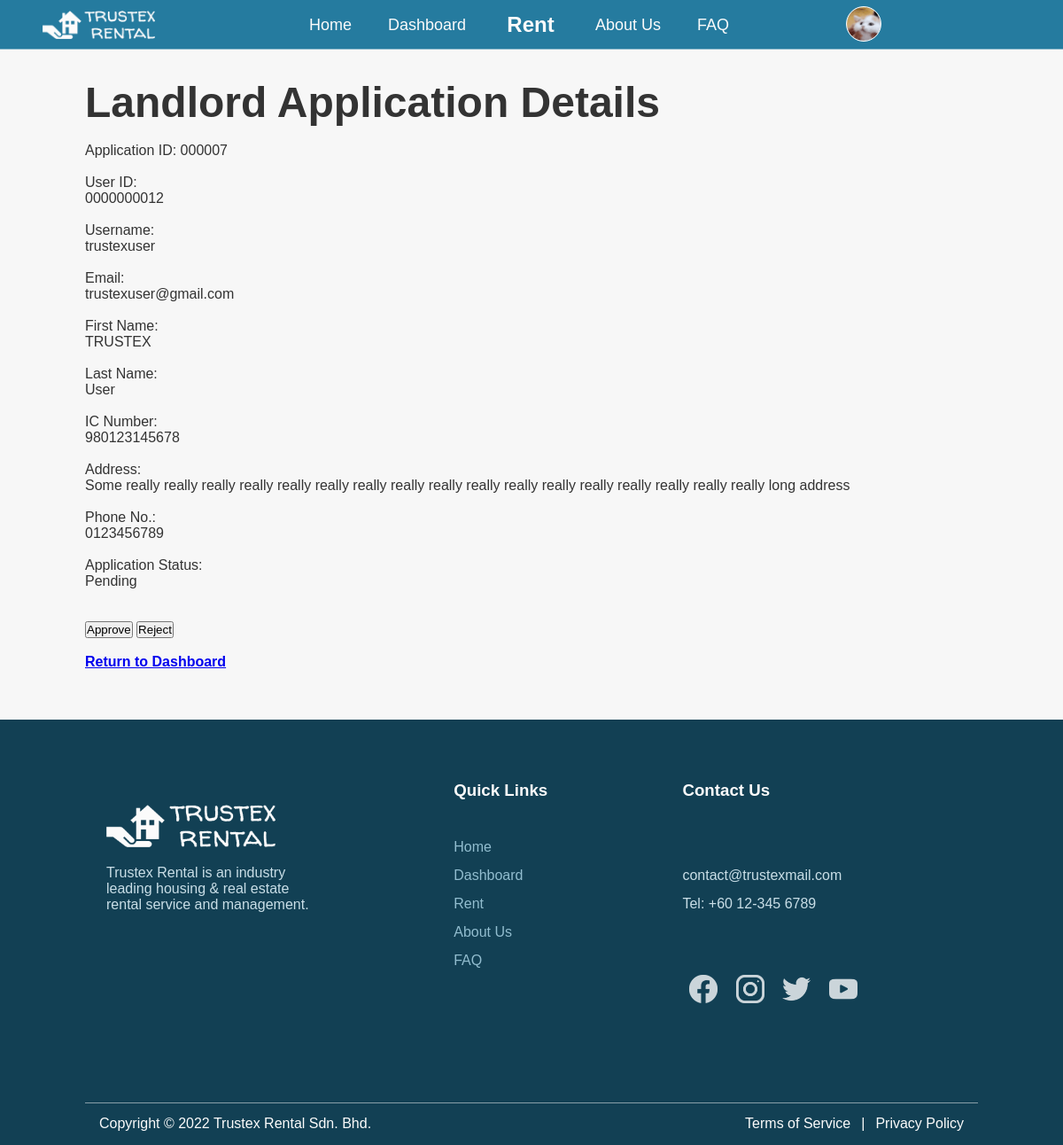
/application-details.php?id=7 (signed in), run on the app's committed database.
### tables this page shows
CREATE TABLE `applications` (
  `applicationID` int(6) NOT NULL,
  `userID` int(10) NOT NULL,
  `userFName` varchar(32) NOT NULL,
  `userLName` varchar(32) NOT NULL,
  `userIC` varchar(12) NOT NULL,
  `userAddress` varchar(512) NOT NULL,
  `userPhoneNo` varchar(12) NOT NULL,
  `applicationStatus` varchar(32) NOT NULL DEFAULT 'Pending',
  `administratorID` int(4) DEFAULT NULL
);

CREATE TABLE `user` (
  `userID` int(10) NOT NULL,
  `userName` varchar(32) NOT NULL,
  `userEmail` varchar(256) NOT NULL,
  `userPassword` varchar(256) NOT NULL,
  `userType` char(1) NOT NULL DEFAULT 'T',
  `userFName` varchar(32) NOT NULL,
  `userLName` varchar(32) NOT NULL,
  `userIC` varchar(12) NOT NULL,
  `userGender` char(1) NOT NULL,
  `userAddress` varchar(512) NOT NULL,
  `userPhoneNo` varchar(12) NOT NULL
);

### application-details.php (the view, shortened to what this page needs)
<?php
  if ($_SESSION['userType'] == 'A') {
    include("dbconnect.php");
    $sql_app = "SELECT * FROM applications WHERE applicationID = '".$_GET['id']."'";
    $result_app = mysqli_query($connect, $sql_app) or die ("Error: ".mysqli_error($connect));
    $applicant = mysqli_fetch_assoc($result_app);
    $sql_user = "SELECT userName, userEmail FROM user WHERE userID = '".$applicant["userID"]."'";
    $result_user = mysqli_query($connect, $sql_user) or die ("Error: ".mysqli_error($connect));
    $applicant_user = mysqli_fetch_assoc($result_user);
    $applicantid = $applicant["applicationID"];
    $userid = $applicant["userID"];
    $username = $applicant_user["userName"];
    $email = $applicant_user["userEmail"];
    $firstname = $applicant["userFName"];
    $lastname = $applicant["userLName"];
    $ic = $applicant["userIC"];
    $address = $applicant["userAddress"];
    $phoneno = $applicant["userPhoneNo"];
    $status = $applicant["applicationStatus"];
?>
<!DOCTYPE html>
<html>
  <body id="application-form">
    <div class="default-container container-margin">
      <h1>Landlord Application Details</h1><br>
      <p>Application ID: <?php echo sprintf('%06d', $applicantid) ?></p><br>
      <label>User ID: </label><br>
      <p><?php echo sprintf('%010d', $userid) ?></p><br>
      <label>Username: </label><br>
      <p><?php echo $username ?></p><br>
      <label>Email: </label><br>
      <p><?php echo $email ?></p><br>
      <label>First Name: </label><br>
      <p><?php echo $firstname ?></p><br>
      <label>Last Name: </label><br>
      <p><?php echo $lastname ?></p><br>
      <label>IC Number: </label><br>
      <p><?php echo $ic ?></p><br>
      <label>Address: </label><br>
      <p><?php echo $address ?></p><br>
      <label>Phone No.: </label><br>
      <p><?php echo $phoneno ?></p><br>
      <label>Application Status: </label><br>
      <p><?php echo $status ?></p><br>
      <br>
      <form method="POST" action="application-result.php">
        <input type="submit" name="approve" value="Approve">
        <input type="submit" name="reject" value="Reject">
      </form><br>
      <a href="dashboard.php">
        <h4>Return to Dashboard</h4>
      </a>
    </div>
  </body>
</html>
<?php
  } else {
    header("Location: dashboard.php");
  }
?>

### styles/style.css (style rules this page uses)
* { margin: 0; padding: 0; box-sizing: border-box; visibility: visible !important; }
html { color: #000000; background-color: #f7f7f7; font-family: Helvetica, Arial, sans-serif; max-width: 100%; overflow-x: hidden; scroll-behavior: smooth; }
body { height: max-content; position: relative; }
header { width: 100%; z-index: 999999; background-color: #257b9f; overflow: hidden; position: fixed; height: 56px; border-bottom: solid 1px rgba(251, 251, 251, 0.5); }
footer { height: 480px; background-color: #124054; color: #fbfbfb; }
#logo { position: absolute; padding: 12px 0px 12px 0px; left: 16vw; text-decoration: none; list-style: none; z-index: 999999; }
.propic-container { overflow: hidden; border-radius: 50%; margin: auto; display: flex; align-items: center; justify-content: center }
.profile-pic { display: inline; margin: 0 auto; height: 100%; width: 100%; object-fit: cover; background-color: #257b9f20; }
.propic-icon-container { top: 0; position: absolute; margin: 8px 0px 8px 0px; right: 16vw; list-style: none; cursor: pointer; width: 38px; height: 38px; outline: 1px solid #fbfbfb; }
.propic-icon { background-color: #fbfbfb; }
.nav-links { height: max-content; color: #fbfbfb; font-size: 18px; text-align: center; text-decoration: none; right: 14px; position: relative; }
.nav-links a:not(.user-menu a) { color: #fbfbfb; text-decoration: none; transition: 0.2s cubic-bezier(0.25, 0.46, 0.45, 0.94); }
.nav-links li { display: inline-flex; display: relative; vertical-align: middle; line-height: 36px; border-bottom: solid 4px transparent; }
.nav-link { padding: 0px 16px 0px 16px; margin: 10px 2px 8px 2px; display: relative; border-radius: 500em; }
.rent-nav { font-size: 24px; font-weight: bold; width: 96px; -webkit-transition: width 0.5s ease-in-out; -moz-transition: width 0.5s ease-in-out; -o-transition: width 0.5s ease-in-out; transition: width 0.5s ease-in-out; }
::placeholder { color: #cccccc; opacity: 1; transition: 0.2s cubic-bezier(0.25, 0.46, 0.45, 0.94); }
.footer-content { height: 100%; }
#bottom-text { position: relative; display: inline-flex; width: 100%; height: 46px; line-height: 46px; font-style: normal; }
#bottom-copyright { margin: 0 auto auto 16px; }
#bottom-links { position: relative; display: inline-flex; color: #fbfbfb; text-decoration: none; margin: 0 16px auto auto; }
#bottom-links p { margin-left: 1vw; }
#bottom-text :last-child a { color: #fbfbfb; text-decoration: none; }
#footer-sections { width: 100%; height: 90%; display: flex; justify-content: space-between; }
#logo-footer { position: relative; padding: 96px 2vw 0px 2vw; width: auto; }
#logo-footer img { position: relative; }
#logo-footer p { width: 240px; top: 1rem; position: relative; color: #c9dee7; }
#quick-links { font-size: 16px; line-height: 32px; position: relative; padding: 64px 2vw 64px 2vw; width: auto; }
#quick-links li { list-style: none; }
.footer-link { color: #92bdcf; text-decoration: none; transition: 0.2s cubic-bezier(0.25, 0.46, 0.45, 0.94); }
#socials { position: relative; font-size: 16px; line-height: 32px; padding: 64px 2vw 64px 2vw; width: auto; }
#socials p { color: #c9dee7; }
.link-box { display: inline-block; text-align: center; }
.link-box a > i { height: 32px; }
.link-icon { padding: 8px; opacity: 0.8; transition: 0.2s cubic-bezier(0.25, 0.46, 0.45, 0.94); }
.link-icon > i { display: inline-block; }
.icon-facebook i { content: url("../assets/icons/icon-facebook.png"); }
.icon-instagram i { content: url("../assets/icons/icon-instagram.png"); }
.icon-twitter i { content: url("../assets/icons/icon-twitter.png"); }
.icon-youtube i { content: url("../assets/icons/icon-youtube.png"); }
footer hr { background-color: #fbfbfb; height: 1px; border: 0; opacity: 0.5; }
.container-margin { margin: 0 16vw; }
.default-container { padding: 56px 0; color: #333333; height: max-content; min-height: 100vh; }
.default-container h1, .property-container h1 { font-size: 3rem; padding: 2rem 0 0; width: 100%; }
@media only screen and (max-width: 75em) { #logo { left: 4vw; } }
@media only screen and (max-width: 75em) { .container-margin { margin-left: 8vw; margin-right: 8vw; } }

### data on the page
applications: applicationID "000007", userID "0000000012", userFName "TRUSTEX", userLName "User", userIC "980123145678", userAddress "Some really really really really really really really really really really really really really really really really really long address", userPhoneNo "0123456789", applicationStatus "Pending"
user: userName "trustexuser", userEmail "trustexuser@gmail.com"
